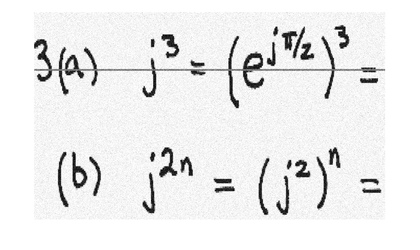
%> input picture Project 2/Sample Codes/p1_2.png, 420 x 250 px, shrunk from 1120 x 668 before the run
$ octave Example.m   (GNU Octave 9; MATLAB toolbox functions it lacks are replaced by stand-ins)
%> lines starting %> are read from the running program, lines starting %| are printed output that depends on the picture
% ECE 4755
% Project 2, Example

clc, close all;
grayImage = imread('p1_2.png');
%> grayImage is the input picture: size 250x420x3 uint8; min 0, max 255, mean 237
% Get the dimensions of the image.
[rows, columns, numberOfColorBands] = size(grayImage);
%> rows = 250; columns = 420; numberOfColorBands = 3
if numberOfColorBands > 1
  % It's not really gray scale like we expected - it's color.
  % Convert it to gray scale by taking only the green channel.
  grayImage = grayImage(:, :, 1); % Take green channel.
%> grayImage: size 250x420 uint8
end
% Display the original gray scale image.
subplot(2, 1, 1);
imshow(grayImage, []);
fontSize = 20;
title('Original Grayscale Image', 'FontSize', fontSize, 'Interpreter', 'None');
% Set up figure properties:
% Enlarge figure to full screen.
set(gcf, 'Units', 'Normalized', 'OuterPosition', [0 0 1 1]);
% Get rid of tool bar and pulldown menus that are along top of figure.
%set(gcf, 'Toolbar', 'none', 'Menu', 'none');
% Give a name to the title bar.
%set(gcf, 'Name', 'Demo by ImageAnalyst', 'NumberTitle', 'Off')
% Display the original gray scale image.
subplot(2, 1, 2);
Imag_F=fft2(grayImage); % uncentered FFT
Image_F_C=fftshift(log(1+abs(Imag_F))); % Centered FFT
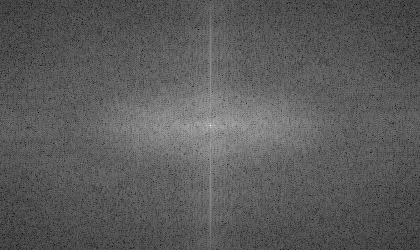
%> Image_F_C: size 250x420 double; min 2.85, max 17.03, mean 7.94; drawn with min black and max white
imshow(Image_F_C,[]);
% [14 lines of commented-out code are left out]


Kmedian = medfilt2(grayImage);
figure;imshowpair(grayImage,Kmedian,'montage')
%> after `imshowpair(grayImage,Kmedian,'montage')`:
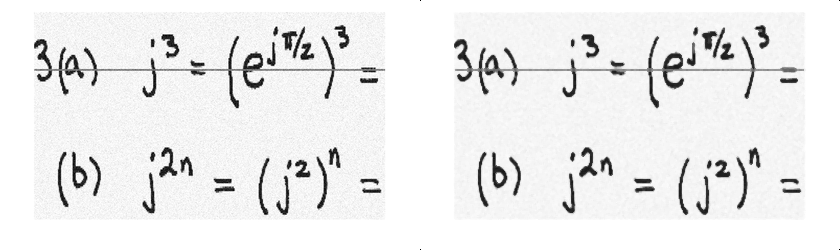
%> displayed picture: size 250x840, on the screen's scale of 0 to 255; min 0, max 255, mean 237.2
Kwiener = wiener2(grayImage,[5 5]);
figure;imshowpair(grayImage,Kwiener,'montage')
Recons = [];
for g = 1 : size(Kwiener,2)
    Recons = [Recons, movmean(Kwiener(:,g),[10,1])];
    Z=Recons;
end
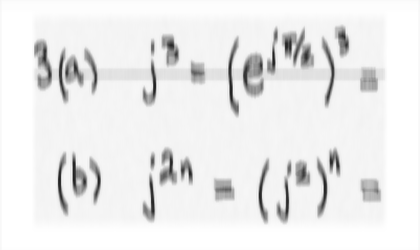
%> Recons: size 250x420 double; min 31.17, max 255, mean 236.6
figure; imshow(Recons,[])
for h=1:20
    for g = 1 : size(Kwiener,2)
    Recons(:,g) = movmean(Kwiener(:,g),[10,1]);
    Z=Recons;
    end
    figure; imshow(Recons,[])
end
